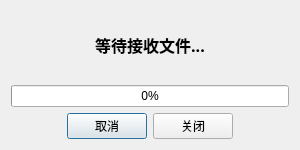
<?xml version="1.0" encoding="UTF-8"?>
<ui version="4.0">
 <class>FileReceiver</class>
 <widget class="QDialog" name="FileReceiver">
  <property name="geometry">
   <rect>
    <x>0</x>
    <y>0</y>
    <width>300</width>
    <height>150</height>
   </rect>
  </property>
  <property name="windowTitle">
   <string>Dialog</string>
  </property>
  <layout class="QVBoxLayout" name="verticalLayout">
   <item>
    <widget class="QLabel" name="FileReceiverStatusLabel">
     <property name="font">
      <font>
       <family>Agency FB</family>
       <pointsize>12</pointsize>
       <weight>75</weight>
       <bold>true</bold>
      </font>
     </property>
     <property name="text">
      <string>等待接收文件...</string>
     </property>
     <property name="alignment">
      <set>Qt::AlignCenter</set>
     </property>
    </widget>
   </item>
   <item>
    <widget class="QProgressBar" name="progressBar">
     <property name="value">
      <number>0</number>
     </property>
    </widget>
   </item>
   <item>
    <layout class="QHBoxLayout" name="horizontalLayout">
     <item>
      <spacer name="horizontalSpacer">
       <property name="orientation">
        <enum>Qt::Horizontal</enum>
       </property>
       <property name="sizeHint" stdset="0">
        <size>
         <width>40</width>
         <height>20</height>
        </size>
       </property>
      </spacer>
     </item>
     <item>
      <widget class="QPushButton" name="btnCancel">
       <property name="text">
        <string>取消</string>
       </property>
      </widget>
     </item>
     <item>
      <widget class="QPushButton" name="btnClose">
       <property name="text">
        <string>关闭</string>
       </property>
      </widget>
     </item>
     <item>
      <spacer name="horizontalSpacer_2">
       <property name="orientation">
        <enum>Qt::Horizontal</enum>
       </property>
       <property name="sizeHint" stdset="0">
        <size>
         <width>40</width>
         <height>20</height>
        </size>
       </property>
      </spacer>
     </item>
    </layout>
   </item>
  </layout>
 </widget>
 <resources/>
 <connections/>
</ui>
